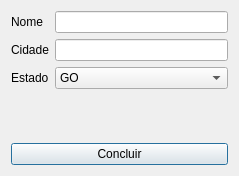
<?xml version="1.0" encoding="UTF-8"?>
<ui version="4.0">
 <class>frmCad_Editora</class>
 <widget class="QDialog" name="frmCad_Editora">
  <property name="geometry">
   <rect>
    <x>0</x>
    <y>0</y>
    <width>239</width>
    <height>176</height>
   </rect>
  </property>
  <property name="windowTitle">
   <string>Editora</string>
  </property>
  <layout class="QHBoxLayout" name="horizontalLayout_2">
   <item>
    <layout class="QVBoxLayout" name="verticalLayout_2">
     <item>
      <layout class="QVBoxLayout" name="verticalLayout">
       <item>
        <layout class="QFormLayout" name="formLayout">
         <item row="0" column="0">
          <widget class="QLabel" name="nomeLabel">
           <property name="text">
            <string>Nome</string>
           </property>
          </widget>
         </item>
         <item row="0" column="1">
          <widget class="QLineEdit" name="nomeLineEdit"/>
         </item>
         <item row="1" column="0">
          <widget class="QLabel" name="cidadeLabel">
           <property name="text">
            <string>Cidade</string>
           </property>
          </widget>
         </item>
         <item row="1" column="1">
          <widget class="QLineEdit" name="cidadeLineEdit"/>
         </item>
         <item row="2" column="0">
          <widget class="QLabel" name="estadoLabel">
           <property name="text">
            <string>Estado</string>
           </property>
          </widget>
         </item>
         <item row="2" column="1">
          <widget class="QComboBox" name="estadoComboBox">
           <item>
            <property name="text">
             <string>GO</string>
            </property>
           </item>
           <item>
            <property name="text">
             <string>ES</string>
            </property>
           </item>
           <item>
            <property name="text">
             <string>SP</string>
            </property>
           </item>
           <item>
            <property name="text">
             <string>RJ</string>
            </property>
           </item>
           <item>
            <property name="text">
             <string>SC</string>
            </property>
           </item>
          </widget>
         </item>
        </layout>
       </item>
      </layout>
     </item>
     <item>
      <layout class="QHBoxLayout" name="horizontalLayout">
       <item>
        <widget class="QPushButton" name="concluirPushButton">
         <property name="text">
          <string>Concluir</string>
         </property>
        </widget>
       </item>
      </layout>
     </item>
    </layout>
   </item>
  </layout>
 </widget>
 <resources/>
 <connections/>
</ui>
